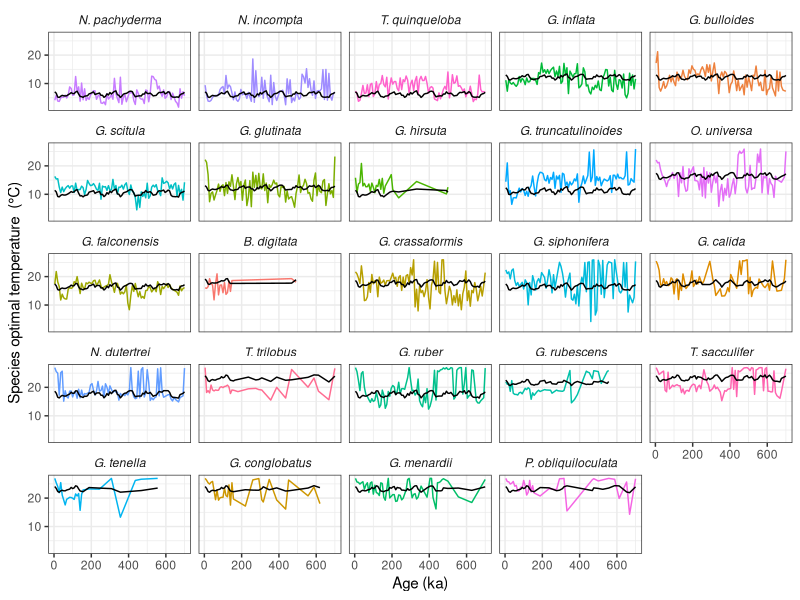
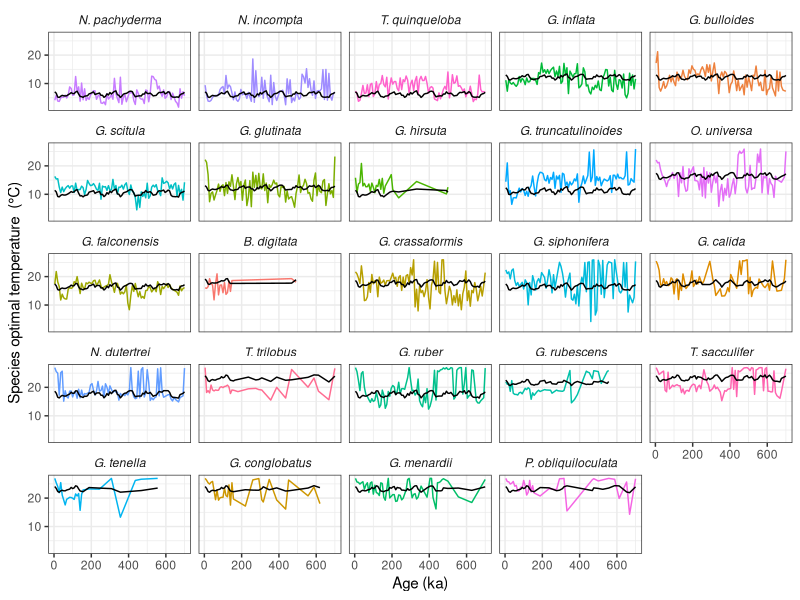

Here is the R script that generated these plots, in order: (Note: this script raises an error after producing the figures.)
library(tidyverse)
library(ggpubr)

## load in the data
df <- read_csv("data/niche_hab.csv")

## --------------------------------------
## Plot timeseris of optimal temperatures
## --------------------------------------

## Plot Fig. S8
##### plot time series, bin -> age, pe -> optimal temperature
df %>% 
  ggplot() + geom_line(aes(x=bin,y=pe,color=sp)) +
  facet_wrap(~reorder(sp, pe)) + 
  geom_line(aes(x=bin,y=opt_ym_temp)) +
  theme_bw()+
  theme(legend.position = "none") +
  labs(x="Age (ka)", y="Species optimal temperature  (°C)")+
  theme(strip.background = element_blank(),
        strip.text = element_text(face = "italic"))

ggsave("output/figs8.png", dpi=400, width = 7, height = 5)

## --------------------------------------
## Diagnose the effect of minimum number of samples
## on linear regression result
## --------------------------------------

thresholds <- seq(0, 30, 1)
p_values <- c()
sample_n <- c()

for (min_sample in thresholds) {
  loc_df <- df %>% filter(n > min_sample)
  
  # Check if there are enough samples to perform linear regression
  if (nrow(loc_df) > 1) {
    # Conduct linear regression
    lm_result <- lm(delta_pe ~ delta_temp, data = loc_df)
    
    # Extract the p-value and concatenate it to the result vector
    p_values <- c(p_values, summary(lm_result)$coefficients[2, 4])
    sample_n <- c(sample_n, nrow(loc_df))
  }
}

## plot in ggplot2
df_lm <- data.frame(thresholds, p_values, sample_n)
coeff <- 20000

figs9 <- ggplot(df_lm, aes(x=thresholds)) +
  geom_line(aes(y=p_values), linewidth=0.8, color='#f8766d') + 
  geom_line(aes(y=sample_n/coeff), linewidth=0.8, color='#00bfc4') +
  scale_y_continuous(
    name = "P-value",
    sec.axis = sec_axis(~.*coeff, name="Sample number")
  ) +
  xlab("Minimum number of samples") +
  geom_abline(intercept = 0.05, slope = 0, linetype = "dashed") +
  geom_text(aes(x = 25, y = 0.055, label = "P-value = 0.05")) +
  theme_publication()

## change y axis color
figs9 <- figs9 + theme(axis.text.y.right = element_text(color = "#00bfc4"),
          axis.title.y.right = element_text(color = "#00bfc4"),
          axis.text.y.left = element_text(color = "#f8766d"),
          axis.title.y.left = element_text(color = "#f8766d"))

figs9 %>% ggsave("output/figs9.png", dpi=400, width = 6, height = 4)

## --------------------------------------
## Final linear regression plot (Fig. 2)
## --------------------------------------

## eliminate the data with less than 15 samples
## although this does not affect the significance of the linear regression
## see next code section
df_final <- df %>%filter(n>15)

lm(df_final$delta_pe ~ df_final$delta_temp) %>% summary() ## slope: 1.1

## bootstrapped linear regression slope
# helper function to return lm coefficients as a list
lm_coeffs <- function(x, y) {
  coeffs = as.list(coefficients(lm(y~x)))
  names(coeffs) = c('i', "s")
  return(coeffs)
}

## generate bootstrap samples of slope ('s') and intercept ('i')
library(data.table)
nboot <- 1000
mtboot <- lapply(seq_len(nboot), function(i) {
  sampled_data <- df_final[sample(nrow(df_final), replace = TRUE), ]
  lm_coeffs(sampled_data$delta_temp, sampled_data$delta_pe)
})
mtboot <- rbindlist(mtboot)

## confidence interval of slope based on bootstrapped samples
quantile(mtboot$s, c(0.025, 0.975))

## plot the raw data
fig2 <- df_final %>%
    ggscatter( x = "delta_temp", y = "delta_pe",
              fill = "bin",
              shape = 21, size = 4,
              conf.int = FALSE,
              cor.coef = TRUE,
              cor.coeff.args = list(method = "pearson", label.x = -2, label.sep = "\n"), xlab = "∆ Habitat temperature (°C)", ylab = "∆ Foraminiferal optimal temperature (°C)")

## plot the bootstrapped linear regression result
fig2 <- fig2 + geom_abline(aes(intercept=i, slope=s), data = mtboot, size=0.3, color='grey', alpha=0.05) + geom_smooth(method = "lm", se = FALSE, color = "black", size = 1.2)

fig2 <- fig2 +  scale_fill_viridis_b(name = "Age (ka)") +
    theme(legend.position = "right")

fig2 %>% ggsave("output/fig2.png",., dpi=400, width = 6, height = 4)

## --------------------------------------
## Use trait to explain the linear regression result
## --------------------------------------
